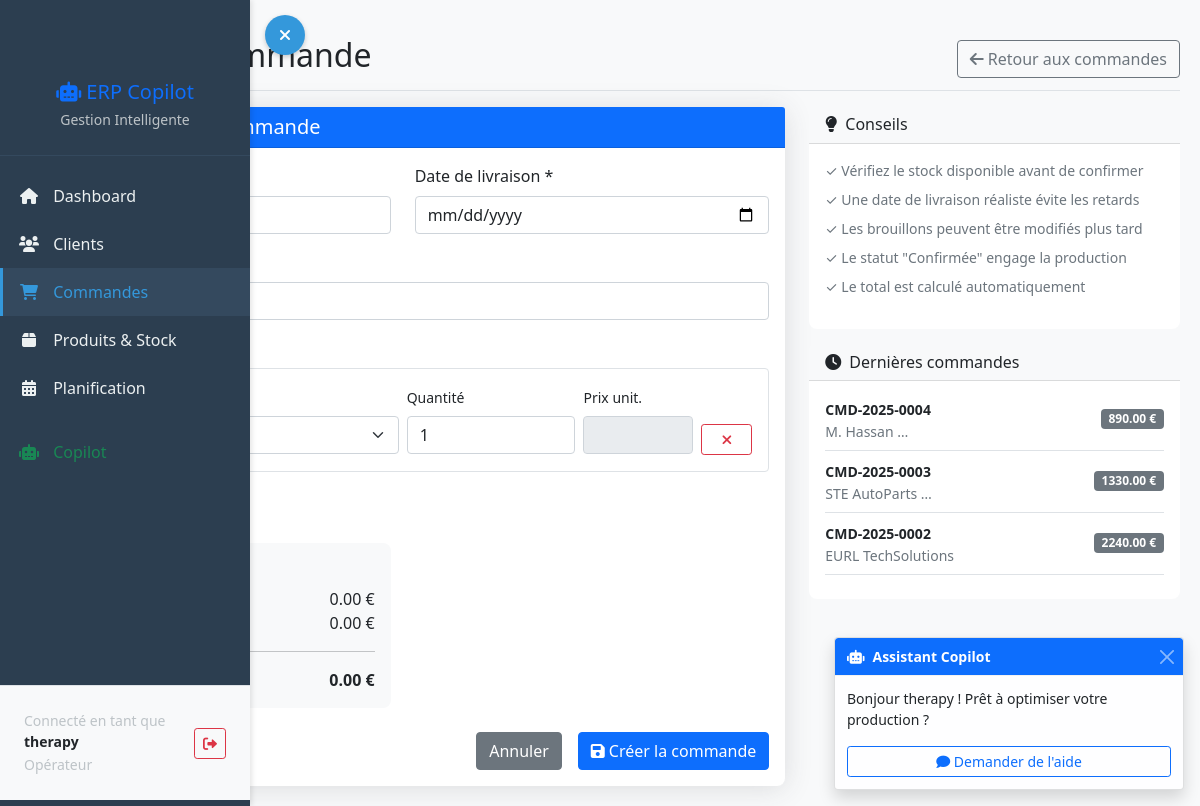
Page /orders/new/ (signed in) on the committed database.
### dashboard/models.py (models this page shows, shortened)
class CustomUser(AbstractUser):
    ROLE_CHOICES = [
        ('admin', 'Administrateur'),
        ('manager', 'Manager'),
        ('operator', 'Opérateur'),
    ]
    role = models.CharField(max_length=20, choices=ROLE_CHOICES, default='operator')
    phone = models.CharField(max_length=20, blank=True)

class Order(models.Model):
    STATUS_CHOICES = [
        ('draft', 'Brouillon'),
        ('confirmed', 'Confirmée'),
        ('in_production', 'En production'),
        ('shipped', 'Expédiée'),
        ('delivered', 'Livrée'),
        ('cancelled', 'Annulée'),
    ]
    order_number = models.CharField(max_length=20, unique=True)
    customer = models.ForeignKey(Customer, on_delete=models.CASCADE)
    status = models.CharField(max_length=20, choices=STATUS_CHOICES, default='draft')
    created_at = models.DateTimeField(auto_now_add=True)
    delivery_date = models.DateField()
    total_amount = models.DecimalField(max_digits=12, decimal_places=2, default=0)

class Customer(models.Model):
    name = models.CharField(max_length=100)
    email = models.EmailField()
    phone = models.CharField(max_length=20)
    address = models.TextField()
    def __str__(self):
        return self.name

### dashboard/views.py (the view)
# urls.py: path('orders/new/', views.create_order, name='create_order'),
@login_required
def create_order(request):
    customer_id = request.GET.get('customer')
    initial_data = {}
    if customer_id:
        try:
            customer = Customer.objects.get(id=customer_id)
            initial_data['customer'] = customer
        except Customer.DoesNotExist:
            pass
    if request.method == 'POST':
        form = OrderForm(request.POST)
        if form.is_valid():
            order = form.save(commit=False)
            last_order = Order.objects.order_by('-id').first()
            if last_order:
                last_number = int(last_order.order_number.split('-')[-1])
                new_number = last_number + 1
            else:
                new_number = 1
            order.order_number = f"CMD-{timezone.now().year}-{new_number:04d}"
            order.save()
            products = request.POST.getlist('products')
            quantities = request.POST.getlist('quantities')
            prices = request.POST.getlist('prices')
            total_amount = 0
            for product_id, quantity, price in zip(products, quantities, prices):
                if product_id and quantity and price:
                    product = Product.objects.get(id=product_id)
                    quantity_int = int(quantity)
                    price_float = float(price)
                    OrderItem.objects.create(
                        order=order,
                        product=product,
                        quantity=quantity_int,
                        unit_price=price_float
                    )
                    total_amount += quantity_int * price_float
            order.total_amount = total_amount
            order.save()
            messages.success(request, f'Commande {order.order_number} créée avec succès!')
            return redirect('order_list')
    else:
        form = OrderForm(initial=initial_data)
    return render(request, 'dashboard/orders/create_order.html', {
        'form': form,
        'products': Product.objects.all(),
        'recent_orders': Order.objects.select_related('customer').order_by('-created_at')[:5]
    })

### templates/dashboard/orders/create_order.html (shortened to what this page needs)
{% extends 'base.html' %}
{% block content %}
<div class="d-flex justify-content-between flex-wrap flex-md-nowrap align-items-center pt-3 pb-2 mb-3 border-bottom">
    <h1 class="h2">
    </h1>
    <div class="btn-toolbar mb-2 mb-md-0">
        <a href="{% url 'order_list' %}" class="btn btn-outline-secondary">
            <i class="fas fa-arrow-left me-1"></i>Retour aux commandes
        </a>
    </div>
</div>
<div class="row">
    <div class="col-md-8">
        <div class="card shadow">
            <div class="card-header bg-primary text-white">
                <h5 class="mb-0">Informations de la commande</h5>
            </div>
            <div class="card-body">
                <form method="post">
                    <div class="row">
                        <div class="col-md-6">
                            <div class="mb-3">
                                <label class="form-label">Client *</label>
                            </div>
                        </div>
                        <div class="col-md-6">
                            <div class="mb-3">
                                <label class="form-label">Date de livraison *</label>
                                {{ form.delivery_date }}
                            </div>
                        </div>
                    </div>
                    <div class="mb-3">
                        <label class="form-label">Statut</label>
                        {{ form.status }}
                    </div>
                    <div class="mb-4">
                        <label class="form-label fw-bold">Produits de la commande</label>
                        <div id="products-section">
                            <div class="product-item border p-3 mb-3 rounded">
                                <div class="row g-2">
                                    <div class="col-md-6">
                                        <label class="form-label small">Produit</label>
                                    </div>
                                    <div class="col-md-3">
                                        <label class="form-label small">Quantité</label>
                                        <input type="number" name="quantities" class="form-control quantity-input" min="1" value="1">
                                    </div>
                                    <div class="col-md-2">
                                        <label class="form-label small">Prix unit.</label>
                                        <input type="number" name="prices" class="form-control price-input" step="0.01" min="0" readonly>
                                    </div>
                                    <div class="col-md-1">
                                        <label class="form-label small">&nbsp;</label>
                                        <button type="button" class="btn btn-outline-danger btn-sm w-100 remove-product" style="margin-top: 8px;">
                                            <i class="fas fa-times"></i>
                                        </button>
                                    </div>
                                </div>
                            </div>
                        </div>
                        <button type="button" id="add-product" class="btn btn-outline-primary btn-sm">
                        </button>
                    </div>
                    <div class="row">
                        <div class="col-md-6">
                            <div class="card bg-light">
                                <div class="card-body">
                                    <h6 class="card-title">Récapitulatif</h6>
                                    <div class="d-flex justify-content-between">
                                        <span>Sous-total:</span>
                                        <span id="subtotal">0.00 €</span>
                                    </div>
                                    <div class="d-flex justify-content-between">
                                        <span>TVA (20%):</span>
                                        <span id="tax">0.00 €</span>
                                    </div>
                                    <div class="d-flex justify-content-between fw-bold">
                                        <span>Total:</span>
                                        <span id="total">0.00 €</span>
                                    </div>
                                </div>
                            </div>
                        </div>
                    </div>
                    <div class="d-grid gap-2 d-md-flex justify-content-md-end mt-4">
                        <a href="{% url 'order_list' %}" class="btn btn-secondary me-md-2">Annuler</a>
                        <button type="submit" class="btn btn-primary">
                            <i class="fas fa-save me-1"></i>Créer la commande
                        </button>
                    </div>
                </form>
            </div>
        </div>
    </div>
    <div class="col-md-4">
        <div class="card">
            <div class="card-header bg-light">
                <h6 class="mb-0"><i class="fas fa-lightbulb me-2"></i>Conseils</h6>
            </div>
            <div class="card-body">
                <small class="text-muted">
                    <ul class="list-unstyled">
                        <li class="mb-2">✓ Vérifiez le stock disponible avant de confirmer</li>
                        <li class="mb-2">✓ Une date de livraison réaliste évite les retards</li>
                        <li class="mb-2">✓ Les brouillons peuvent être modifiés plus tard</li>
                        <li class="mb-2">✓ Le statut "Confirmée" engage la production</li>
                        <li>✓ Le total est calculé automatiquement</li>
                    </ul>
                </small>
            </div>
        </div>
        <div class="card mt-3">
            <div class="card-header bg-light">
                <h6 class="mb-0"><i class="fas fa-clock me-2"></i>Dernières commandes</h6>
            </div>
            <div class="card-body">
                {% with recent_orders=recent_orders|slice:":3" %}
                    {% if recent_orders %}
                        {% for order in recent_orders %}
                        <div class="d-flex justify-content-between align-items-center mb-2 pb-2 border-bottom">
                            <div>
                                <strong class="small">{{ order.order_number }}</strong>
                                <div class="text-muted small">{{ order.customer.name|truncatewords:2 }}</div>
                            </div>
                            <span class="badge bg-secondary small">{{ order.total_amount }} €</span>
                        </div>
                        {% endfor %}
                    {% else %}
                        <div class="text-muted small">Aucune commande récente</div>
                    {% endif %}
                {% endwith %}
            </div>
        </div>
    </div>
</div>
{% endblock %}

### templates/base.html (shortened to what this page needs)
<!DOCTYPE html>
<html lang="fr">
<head>
    <link href="https://cdn.jsdelivr.net/npm/bootstrap@5.1.3/dist/css/bootstrap.min.css" rel="stylesheet">
    <link href="https://cdnjs.cloudflare.com/ajax/libs/font-awesome/6.0.0/css/all.min.css" rel="stylesheet">
</head>
<body>
            <nav class="sidebar" id="sidebar">
                <div class="sidebar-sticky">
                    <div class="text-center">
                        <h5 class="text-primary">
                            <i class="fas fa-robot"></i> ERP Copilot
                        </h5>
                        <small class="text-muted">Gestion Intelligente</small>
                    </div>
                <ul class="nav flex-column mt-3">
            <li class="nav-item">
                <a class="nav-link {% if request.resolver_match.url_name == 'dashboard' %}active{% endif %}"
                href="{% url 'dashboard' %}">
                    <i class="fas fa-home"></i>
                    Dashboard
                </a>
            </li>
            <li class="nav-item">
                <a class="nav-link {% if 'customers' in request.path %}active{% endif %}"
                href="{% url 'customer_list' %}">
                    <i class="fas fa-users"></i>
                    Clients
                </a>
            </li>
            <li class="nav-item">
                <a class="nav-link {% if 'orders' in request.path %}active{% endif %}"
                href="{% url 'order_list' %}">
                    <i class="fas fa-shopping-cart"></i>
                    Commandes
                </a>
            </li>
            <li class="nav-item">
                <a class="nav-link {% if 'products' in request.path or 'stock' in request.path %}active{% endif %}"
                href="{% url 'product_list' %}">
                    <i class="fas fa-box"></i>
                    Produits & Stock
                </a>
            </li>
            <li class="nav-item">
                <a class="nav-link {% if 'planning' in request.path %}active{% endif %}"
                href="{% url 'planning_dashboard' %}">
                    <i class="fas fa-calendar-alt"></i>
                    Planification
                </a>
            </li>
                <li class="nav-item mt-3">
                    <a class="nav-link text-success" href="#">
                        <i class="fas fa-robot"></i>
                        Copilot
                    </a>
                </li>
            </ul>
            <div class="position-absolute bottom-0 start-0 end-0 border-top bg-light">
                <div class="d-flex align-items-center p-2">
                    <div class="flex-grow-1">
                        <small class="text-muted d-block">Connecté en tant que</small>
                        <div class="fw-bold text-dark small">{{ user.username }}</div>
                        <small class="text-muted">{{ user.get_role_display }}</small>
                    </div>
                    <form method="post" action="{% url 'logout' %}" class="m-0">
                        <button type="submit" class="btn btn-sm btn-outline-danger" title="Déconnexion">
                            <i class="fas fa-sign-out-alt"></i>
                        </button>
                    </form>
                </div>
            </div>
        </div>
    </nav>
    <button class="sidebar-toggle" id="sidebarToggle">
        <i class="fas fa-bars" id="toggleIcon"></i>
    </button>
    <main id="mainContent">
        {% block content %}
        {% endblock %}
    </main>
    <div class="position-fixed bottom-0 end-0 m-3" style="z-index: 1050;">
        <div class="toast show" role="alert">
            <div class="toast-header bg-primary text-white">
                <i class="fas fa-robot me-2"></i>
                <strong class="me-auto">Assistant Copilot</strong>
                <button type="button" class="btn-close btn-close-white" data-bs-dismiss="toast"></button>
            </div>
            <div class="toast-body">
                <p>Bonjour {{ user.username }} ! Prêt à optimiser votre production ?</p>
                <button class="btn btn-sm btn-outline-primary w-100">
                    <i class="fas fa-comment"></i> Demander de l'aide
                </button>
            </div>
        </div>
    </div>
</body>
</html>

### rows in the picture
CustomUser: username "therapy", role "Opérateur"
Order: order_number "CMD-2025-0004", customer.name "M. Hassan …", total_amount "890.00"
Order: order_number "CMD-2025-0003", customer.name "STE AutoParts …", total_amount "1330.00"
Order: order_number "CMD-2025-0002", customer.name "EURL TechSolutions", total_amount "2240.00"
